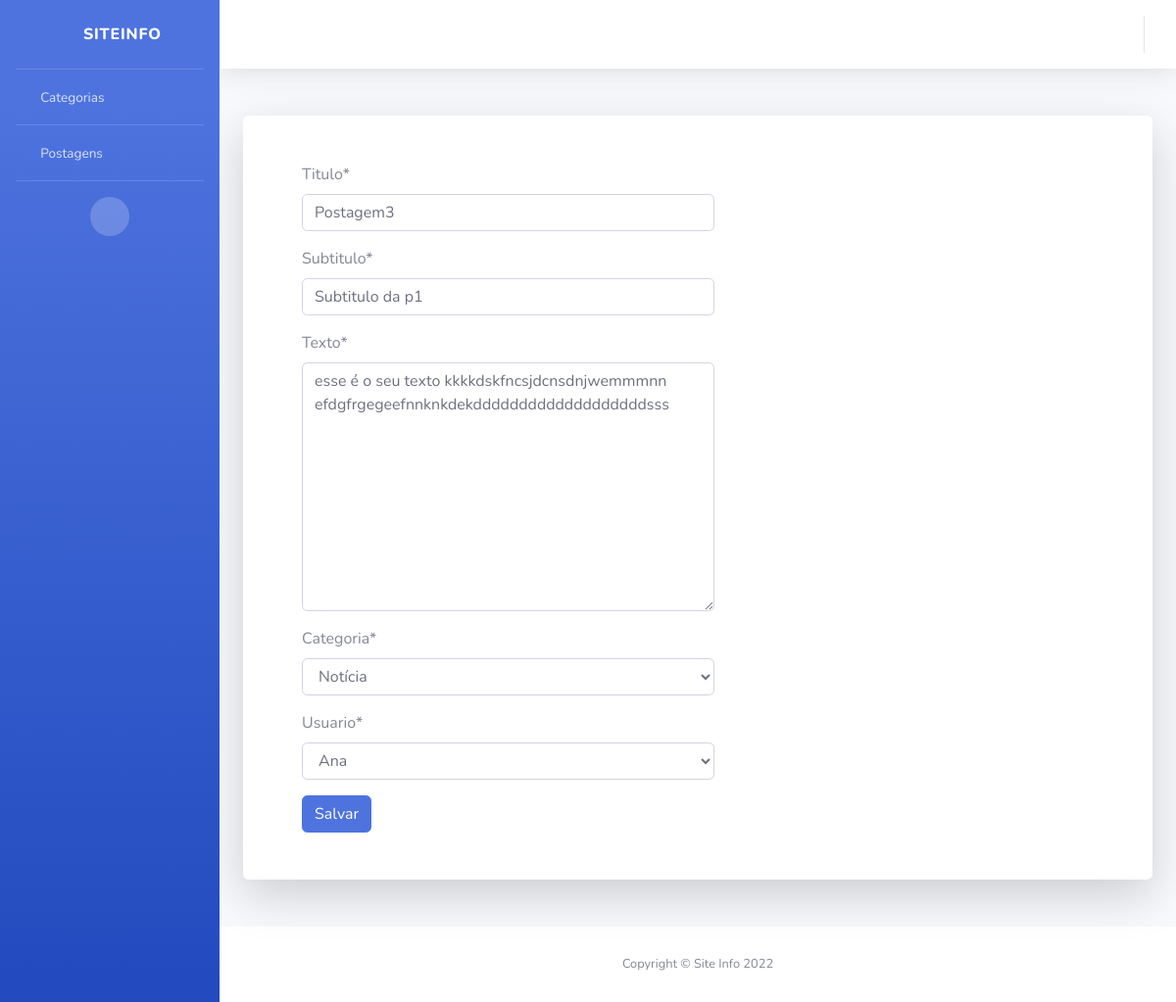
/atualizarpostagem/1, run on the app's committed database.
### siteinfo/models.py (models this page shows, shortened)
class Postagem(models.Model):
    titulo = models.CharField(max_length=100)
    subtitulo = models.CharField(max_length=200)
    texto = models.TextField()
    data_publicacao = models.DateField(auto_now=True)
    categoria = models.ForeignKey(
        Categoria, on_delete=models.CASCADE, default=None, null=True)
    usuario = models.ForeignKey(
        Usuario, on_delete=models.CASCADE, default=None, null=True)
    class Meta:
        verbose_name_plural = "Postagens"

class Categoria(models.Model):
    categoria = models.CharField(max_length=100)
    def __str__(self):
        return self.categoria

### siteinfo/views.py (the view)
def atualizar_post(request, id_postagem):
    postagem = Postagem.objects.get(pk=id_postagem)
    form = PostagemForm(request.POST or None, instance=postagem)
    if form.is_valid():
        form.save()
        return redirect("listapost")
    pacote = {"form_postagem": form}
    return render(request, "create_post.html", pacote)

### siteinfo/form.py
class PostagemForm(ModelForm):
    class Meta:
        model = Postagem
        fields = ["titulo", "subtitulo", "texto", "categoria", "usuario"]

### siteinfo/models.py (called while the page is built)
    def __str__(self):
        return self.nome

### siteinfo/templates/create_post.html (shortened to what this page needs)
{% extends 'layout.html' %}
{% load crispy_forms_tags %}
{% block content %}
<div class="card o-hidden border-0 shadow-lg my-5">
  <div class="card-body p-0">
    <div class="col-lg-7">
      <div class="p-5">
        <form method="POST" class="user">
          {{form_postagem|crispy}}
          <button type="submit" class="btn btn-primary">Salvar</button>
        </form>
      </div>
    </div>
  </div>
</div>
{% endblock %}

### data on the page
Postagem: titulo "Postagem3", subtitulo "Subtitulo da p1", texto "esse é o seu texto kkkkdskfncsjdcnsdnjwemmmnn efdgfrgegeefnnknkdekdddddddddddddddddddsss", usuario "Ana"
Categoria: categoria "Notícia"
